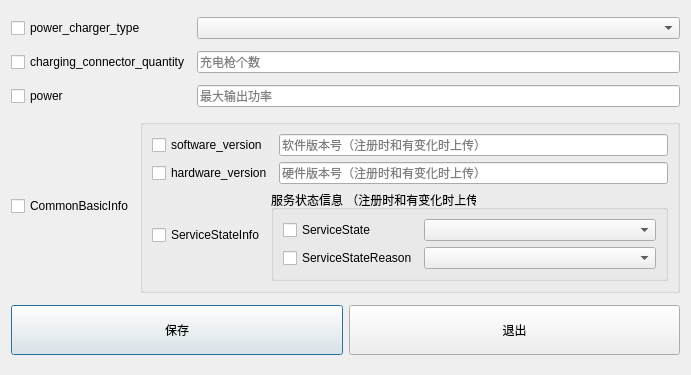
<?xml version="1.0" encoding="UTF-8"?>
<ui version="4.0">
 <class>BasicInfoDialog</class>
 <widget class="QDialog" name="BasicInfoDialog">
  <property name="geometry">
   <rect>
    <x>0</x>
    <y>0</y>
    <width>691</width>
    <height>375</height>
   </rect>
  </property>
  <property name="windowTitle">
   <string>Dialog</string>
  </property>
  <layout class="QGridLayout" name="gridLayout_5">
   <item row="2" column="1">
    <widget class="QLineEdit" name="lineEdit_power">
     <property name="sizePolicy">
      <sizepolicy hsizetype="Expanding" vsizetype="Preferred">
       <horstretch>0</horstretch>
       <verstretch>0</verstretch>
      </sizepolicy>
     </property>
     <property name="placeholderText">
      <string>最大输出功率</string>
     </property>
    </widget>
   </item>
   <item row="0" column="0">
    <widget class="QCheckBox" name="checkBox_power_charger_type">
     <property name="text">
      <string>power_charger_type</string>
     </property>
    </widget>
   </item>
   <item row="1" column="1">
    <widget class="QLineEdit" name="lineEdit_charging_connector_quantity">
     <property name="sizePolicy">
      <sizepolicy hsizetype="Expanding" vsizetype="Preferred">
       <horstretch>0</horstretch>
       <verstretch>0</verstretch>
      </sizepolicy>
     </property>
     <property name="placeholderText">
      <string>充电枪个数</string>
     </property>
    </widget>
   </item>
   <item row="0" column="1">
    <widget class="QComboBox" name="comboBox_power_charger_type"/>
   </item>
   <item row="1" column="0">
    <widget class="QCheckBox" name="checkBox_charging_connector_quantity">
     <property name="text">
      <string>charging_connector_quantity</string>
     </property>
    </widget>
   </item>
   <item row="3" column="0" colspan="2">
    <layout class="QGridLayout" name="gridLayout_3">
     <item row="0" column="0">
      <widget class="QCheckBox" name="checkBox_CommonBasicInfo">
       <property name="text">
        <string>CommonBasicInfo</string>
       </property>
      </widget>
     </item>
     <item row="0" column="1">
      <widget class="QGroupBox" name="groupBox">
       <property name="title">
        <string/>
       </property>
       <layout class="QGridLayout" name="gridLayout_2">
        <item row="0" column="0">
         <widget class="QCheckBox" name="checkBox_software_version">
          <property name="text">
           <string>software_version</string>
          </property>
         </widget>
        </item>
        <item row="0" column="1">
         <widget class="QLineEdit" name="lineEdit_software_version">
          <property name="sizePolicy">
           <sizepolicy hsizetype="Expanding" vsizetype="Preferred">
            <horstretch>0</horstretch>
            <verstretch>0</verstretch>
           </sizepolicy>
          </property>
          <property name="placeholderText">
           <string>软件版本号（注册时和有变化时上传）</string>
          </property>
         </widget>
        </item>
        <item row="1" column="0">
         <widget class="QCheckBox" name="checkBox_hardware_version">
          <property name="text">
           <string>hardware_version</string>
          </property>
         </widget>
        </item>
        <item row="1" column="1">
         <widget class="QLineEdit" name="lineEdit_hardware_version">
          <property name="sizePolicy">
           <sizepolicy hsizetype="Expanding" vsizetype="Preferred">
            <horstretch>0</horstretch>
            <verstretch>0</verstretch>
           </sizepolicy>
          </property>
          <property name="placeholderText">
           <string>硬件版本号（注册时和有变化时上传）</string>
          </property>
         </widget>
        </item>
        <item row="2" column="0" colspan="2">
         <layout class="QGridLayout" name="gridLayout_4">
          <item row="0" column="0">
           <widget class="QCheckBox" name="checkBox_ServiceStateInfo">
            <property name="sizePolicy">
             <sizepolicy hsizetype="Fixed" vsizetype="Fixed">
              <horstretch>0</horstretch>
              <verstretch>0</verstretch>
             </sizepolicy>
            </property>
            <property name="text">
             <string>ServiceStateInfo</string>
            </property>
           </widget>
          </item>
          <item row="0" column="1">
           <widget class="QGroupBox" name="groupBox_2">
            <property name="title">
             <string>服务状态信息 （注册时和有变化时上传）</string>
            </property>
            <layout class="QGridLayout" name="gridLayout">
             <item row="0" column="0">
              <widget class="QCheckBox" name="checkBox_ServiceState">
               <property name="sizePolicy">
                <sizepolicy hsizetype="Fixed" vsizetype="Fixed">
                 <horstretch>0</horstretch>
                 <verstretch>0</verstretch>
                </sizepolicy>
               </property>
               <property name="text">
                <string>ServiceState</string>
               </property>
              </widget>
             </item>
             <item row="0" column="1">
              <widget class="QComboBox" name="comboBox_ServiceState">
               <property name="sizePolicy">
                <sizepolicy hsizetype="Preferred" vsizetype="Maximum">
                 <horstretch>0</horstretch>
                 <verstretch>0</verstretch>
                </sizepolicy>
               </property>
              </widget>
             </item>
             <item row="1" column="0">
              <widget class="QCheckBox" name="checkBox_ServiceStateReason">
               <property name="sizePolicy">
                <sizepolicy hsizetype="Fixed" vsizetype="Fixed">
                 <horstretch>0</horstretch>
                 <verstretch>0</verstretch>
                </sizepolicy>
               </property>
               <property name="text">
                <string>ServiceStateReason</string>
               </property>
              </widget>
             </item>
             <item row="1" column="1">
              <widget class="QComboBox" name="comboBox_ServiceStateReason">
               <property name="sizePolicy">
                <sizepolicy hsizetype="Preferred" vsizetype="Maximum">
                 <horstretch>0</horstretch>
                 <verstretch>0</verstretch>
                </sizepolicy>
               </property>
              </widget>
             </item>
            </layout>
           </widget>
          </item>
         </layout>
        </item>
       </layout>
      </widget>
     </item>
    </layout>
   </item>
   <item row="4" column="0" colspan="2">
    <layout class="QHBoxLayout" name="horizontalLayout">
     <item>
      <widget class="QPushButton" name="pushButton_save">
       <property name="sizePolicy">
        <sizepolicy hsizetype="Minimum" vsizetype="Preferred">
         <horstretch>0</horstretch>
         <verstretch>0</verstretch>
        </sizepolicy>
       </property>
       <property name="minimumSize">
        <size>
         <width>0</width>
         <height>50</height>
        </size>
       </property>
       <property name="text">
        <string>保存</string>
       </property>
      </widget>
     </item>
     <item>
      <widget class="QPushButton" name="pushButton_quit">
       <property name="sizePolicy">
        <sizepolicy hsizetype="Minimum" vsizetype="Fixed">
         <horstretch>0</horstretch>
         <verstretch>0</verstretch>
        </sizepolicy>
       </property>
       <property name="minimumSize">
        <size>
         <width>0</width>
         <height>50</height>
        </size>
       </property>
       <property name="text">
        <string>退出</string>
       </property>
      </widget>
     </item>
    </layout>
   </item>
   <item row="2" column="0">
    <widget class="QCheckBox" name="checkBox_power">
     <property name="text">
      <string>power</string>
     </property>
    </widget>
   </item>
  </layout>
 </widget>
 <resources/>
 <connections/>
</ui>
